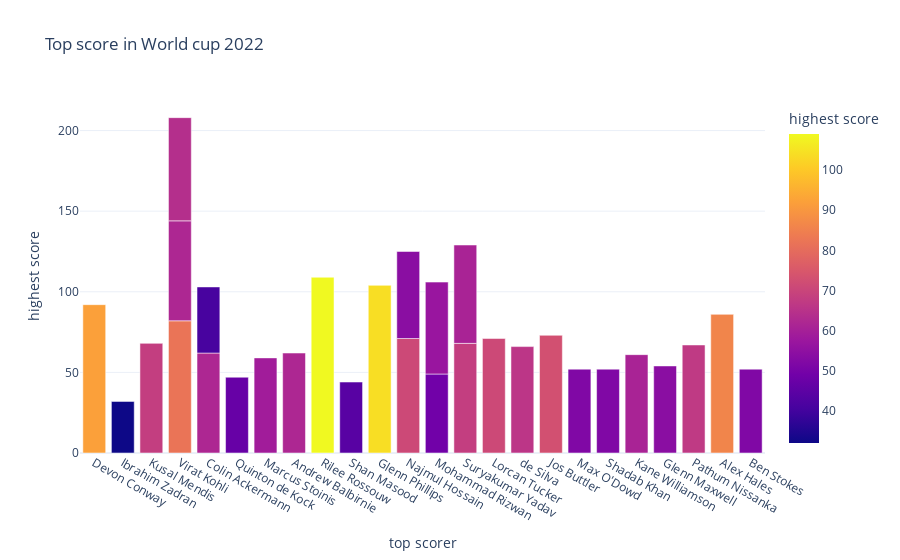

Write notebook code for a chart like this one.
### Markdown cell above
### Now let’s have a look at the top scorers in the t20 world cup 2022:

### Code cell
figure=px.bar(data,
              x=data["top scorer"],
              y=data["highest score"],
              color=data["highest score"],
              title="Top score in World cup 2022")
figure.show()

### Figure 1 — Plotly figure (JSON) as saved in the notebook; plotly's stock layout.template omitted (floating-point values rounded to 4 significant figures)
{"data": [{"alignmentgroup": "True", "hovertemplate": "top scorer=%{x}<br>highest score=%{marker.color}<extra></extra>", "legendgroup": "", "marker": {"color": [92, 32, 68, 82, 62, 47, 59, 62, null, 109, 62, 44, null, null, 104, 71, 49, 68, 71, 66, 73, 52, 64, 52, 61, 54, 67, 41, 54, 61, 57, 86, 52], "coloraxis": "coloraxis", "pattern": {"shape": ""}}, "name": "", "offsetgroup": "", "orientation": "v", "showlegend": false, "textposition": "auto", "type": "bar", "x": ["Devon Conway", "Ibrahim Zadran", "Kusal Mendis", "Virat Kohli", "Colin Ackermann", "Quinton de Kock", "Marcus Stoinis", "Andrew Balbirnie", null, "Rilee Rossouw", "Virat Kohli", "Shan Masood", null, null, "Glenn Phillips", "Najmul Hossain", "Mohammad Rizwan", "Suryakumar Yadav", "Lorcan Tucker", "de Silva", "Jos Buttler", "Max O'Dowd", "Virat Kohli", "Shadab Khan", "Kane Williamson", "Glenn Maxwell", "Pathum Nissanka", "Colin Ackermann", "Najmul Hossain", "Suryakumar Yadav", "Mohammad Rizwan", "Alex Hales", "Ben Stokes"], "xaxis": "x", "y": [92, 32, 68, 82, 62, 47, 59, 62, null, 109, 62, 44, null, null, 104, 71, 49, 68, 71, 66, 73, 52, 64, 52, 61, 54, 67, 41, 54, 61, 57, 86, 52], "yaxis": "y"}], "layout": {"barmode": "relative", "coloraxis": {"colorbar": {"title": {"text": "highest score"}}, "colorscale": [[0, "#0d0887"], [0.1111, "#46039f"], [0.2222, "#7201a8"], [0.3333, "#9c179e"], [0.4444, "#bd3786"], [0.5556, "#d8576b"], [0.6667, "#ed7953"], [0.7778, "#fb9f3a"], [0.8889, "#fdca26"], [1, "#f0f921"]]}, "legend": {"tracegroupgap": 0}, "title": {"text": "Top score in World cup 2022"}, "xaxis": {"anchor": "y", "domain": [0, 1], "title": {"text": "top scorer"}}, "yaxis": {"anchor": "x", "domain": [0, 1], "title": {"text": "highest score"}}}}
